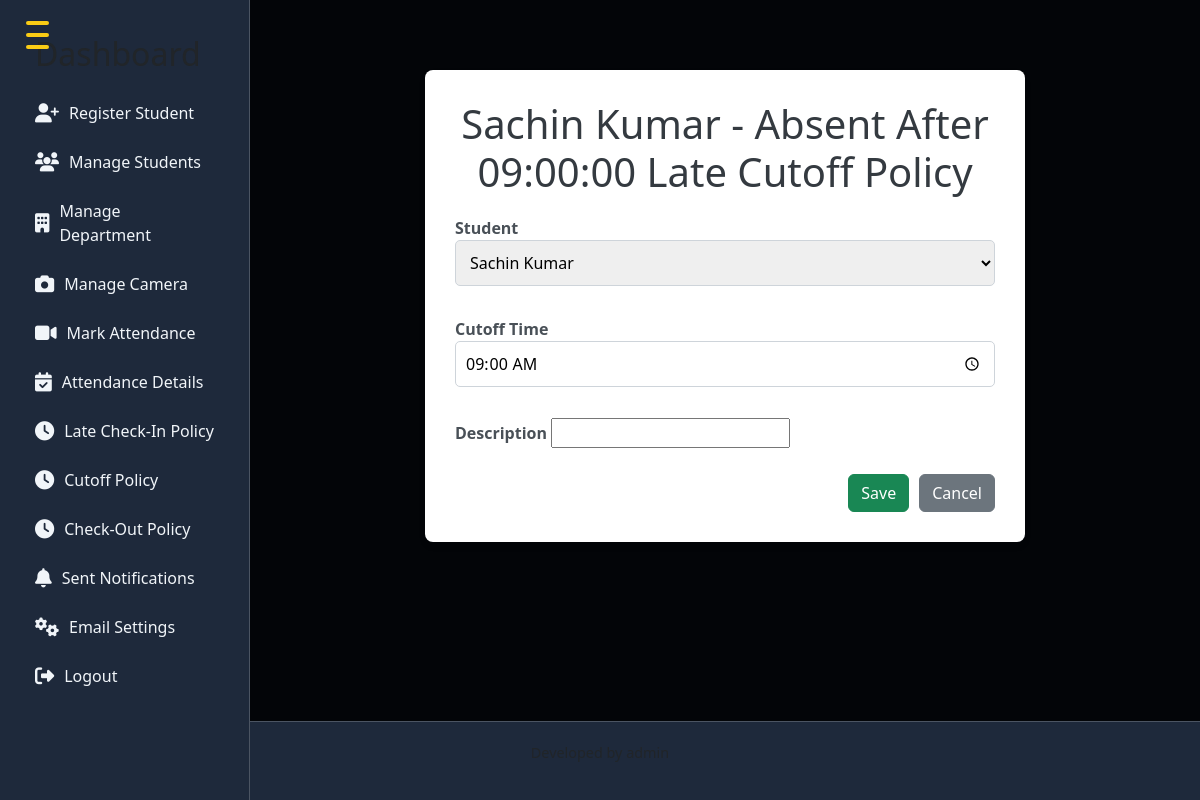
Page /cutoff/update/11/ (signed in) on the committed database.
### app1/models.py (models this page shows)
class CutOffPolicy(models.Model):
    student = models.OneToOneField('Student', on_delete=models.CASCADE, related_name="cutoff_policy")
    def get_default_cutoff_time():
        return time(9, 0)  # Default is 9:00 AM
    cutoff_time = models.TimeField(default=get_default_cutoff_time)
    description = models.CharField(max_length=255, blank=True, null=True)
    def __str__(self):
        return f"{self.student.name} - Absent After {self.cutoff_time}"

class Student(models.Model):
    name = models.CharField(max_length=255)
    email = models.EmailField(max_length=255)
    phone_number = models.CharField(max_length=15)
    face_embedding = models.JSONField(blank=True, null=True)
    authorized = models.BooleanField(default=False)
    roll_no = models.CharField(max_length=20,unique=True)
    address = models.TextField()
    date_of_birth = models.DateField()
    joining_date = models.DateField()
    mother_name = models.CharField(max_length=255)
    father_name = models.CharField(max_length=255)
    department = models.ManyToManyField(Department, related_name="students")
    def __str__(self):
        return self.name

### app1/views.py (the view)
# urls.py: path('cutoff/update/<int:policy_id>/', views.update_cutoff_policy, name='update_cutoff_policy'),
@staff_member_required
def update_cutoff_policy(request, policy_id):
    policy = get_object_or_404(CutOffPolicy, id=policy_id)
    if request.method == 'POST':
        form = CutOffPolicyForm(request.POST, instance=policy)
        if form.is_valid():
            form.save()  # Save the updated policy
            messages.success(request, "Cutoff policy updated successfully!")
            return redirect('cutoff_policy_list')  # Redirect after successful save
    else:
        form = CutOffPolicyForm(instance=policy)  # For GET request, show the existing data in form
    return render(request, 'cutoffpolicy_form.html', {'form': form, 'policy': policy})

### app1/forms.py (shortened to what this page needs)
class CutOffPolicyForm(forms.ModelForm):
    class Meta:
        model = CutOffPolicy
        fields = ['student', 'cutoff_time', 'description']
        widgets = {
            'cutoff_time': forms.TimeInput(attrs={'type': 'time'}),
        }

### templates/cutoffpolicy_form.html (shortened to what this page needs)
{% extends 'base.html' %}
{% block content %}
    <link href="https://cdn.jsdelivr.net/npm/bootstrap@5.3.0-alpha3/dist/css/bootstrap.min.css" rel="stylesheet">
    <link rel="stylesheet" href="https://cdnjs.cloudflare.com/ajax/libs/font-awesome/6.5.0/css/all.min.css">
    <div class="container">
        <h1>{{ policy|default:"Create" }} Late Cutoff Policy</h1>
        <form method="POST">
            <div class="mb-3">
                <label for="id_student">Student</label>
                {{ form.student }}
            </div>
            <div class="mb-3">
                <label for="id_cutoff_time">Cutoff Time</label>
                {{ form.cutoff_time }}
            </div>
            <div class="mb-3">
                <label for="id_description">Description</label>
                {{ form.description }}
            </div>
            <div class="d-flex justify-content-end">
                <button type="submit" class="btn btn-success">Save</button>
                <a href="{% url 'cutoff_policy_list' %}" class="btn btn-secondary">Cancel</a>
            </div>
        </form>
    </div>
{% endblock %}

### static/css/home.css (style rules this page uses)
:root { --primary-bg: #0f172a; --sidebar-bg: #1e293b; --accent-gold: #facc15; --text-light: #f1f5f9; --text-muted: #cbd5e1; --hover-bg: rgba(250, 204, 21, 0.1); --glass-bg: rgba(255, 255, 255, 0.05); --border-color: rgba(255, 255, 255, 0.2); }
body, html { margin: 0; padding: 0; font-family: 'Segoe UI', sans-serif; background-color: var(--primary-bg); color: var(--text-light); display: flex; flex-direction: column; min-height: 100vh; }

### templates/cutoffpolicy_form.html (style rules this page uses)
body { background-color: hsl(210, 50%, 2%); }
.container { margin-top: 50px; max-width: 600px; background: #ffffff; padding: 30px; border-radius: 8px; box-shadow: 0 4px 6px rgba(0, 0, 0, 0.1); }
h1 { text-align: center; color: #343a40; margin-bottom: 20px; }
label { font-weight: bold; color: #495057; }
input[type="time"], textarea, select { border-radius: 5px; border: 1px solid #ced4da; padding: 10px; width: 100%; margin-bottom: 15px; }
.btn { margin-top: 10px; }
.btn-secondary { margin-left: 10px; }

### rows in the picture
CutOffPolicy: student+cutoff_time "Sachin Kumar - Absent After 09:00:00", student "Sachin Kumar", cutoff_time "09:00:00"
